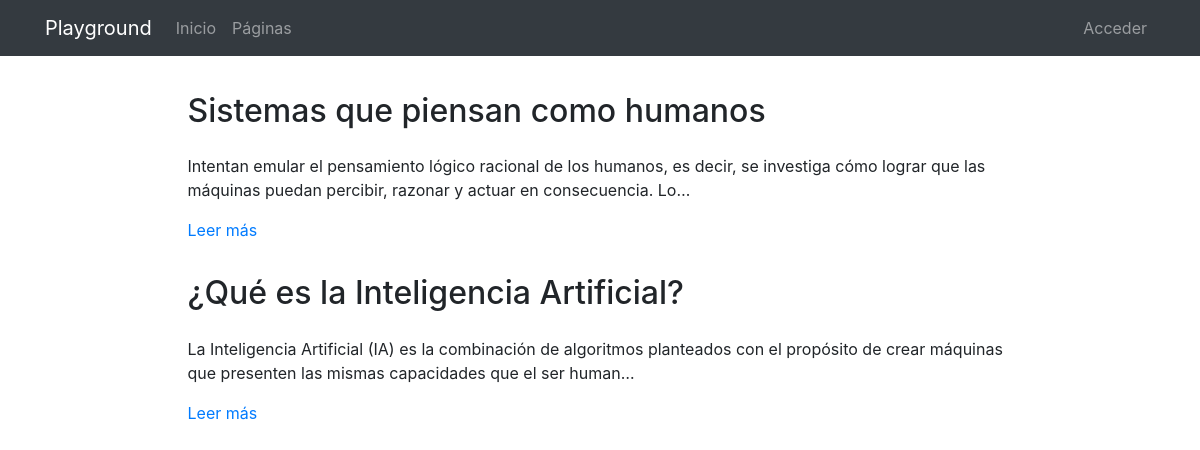
The page /pages/ on the database its author committed.
### pages/models.py (models this page shows, shortened)
class Page(models.Model):
    title = models.CharField(verbose_name="Título", max_length=200)
    content = RichTextField(verbose_name="Contenido")
    order = models.SmallIntegerField(verbose_name="Orden", default=0)
    created = models.DateTimeField(auto_now_add=True, verbose_name="Fecha de creación")
    updated = models.DateTimeField(auto_now=True, verbose_name="Fecha de edición")
    class Meta:
        verbose_name = "página"
        verbose_name_plural = "páginas"
        ordering = ['order', 'title']

### pages/views.py (the view)
# urls.py: path('', PageListView.as_view(), name='pages'),
class PageListView(ListView):
    model = Page

### pages/templates/pages/page_list.html (shortened to what this page needs)
{% extends 'core/base.html' %}
{% load static %}
{% block content %}
<main role="main">
  <div class="container mb-4">
    {% for page in object_list %}
      <div class="row mt-3">
        <div class="col-md-9 mx-auto">
          <h2 class="mb-4">{{page.title}}</h2>
          <div>
            <p>{{page.content|striptags|safe|truncatechars:"200"}}</p>
            <p><a href="{% url 'page' page.id page.title|slugify %}">Leer más</a>
            </p>
          </div>
        </div>
      </div>
    {% endfor %}
  </div>
</main>
{% endblock %}

### core/templates/core/base.html (shortened to what this page needs)
<!DOCTYPE html>
<html lang="es">
  <head>
    {% load static %}
    <link href="{% static 'core/vendor/bootstrap/css/bootstrap.min.css' %}" rel="stylesheet">
    <link href="{% static 'core/vendor/font-awesome/css/font-awesome.min.css' %}" rel="stylesheet" type="text/css">
    <link href="{% static 'core/css/main.css' %}" rel="stylesheet">
  </head>
  <body>
    <body>
      <nav class="navbar navbar-expand-lg navbar-dark bg-dark">
        <div class="container">
          <a class="navbar-brand" href="{% url 'home' %}">Playground</a>
          <div class="collapse navbar-collapse" id="ned">
            <ul class="navbar-nav mr-auto">
              <li class="nav-item">
                <a class="nav-link" href="{% url 'home' %}">Inicio</a>
              </li>
              <li class="nav-item">
                <a class="nav-link" href="{% url 'pages' %}">Páginas</a>
              </li>
            </ul>
            <ul class="navbar-nav">
              <li class="nav-item">
                <a class="nav-link" href="/admin/">
                  {% if request.user.is_staff %}Admin{% else %}Acceder{% endif %}
                </a>
              </li>
            </ul>
          </div>
        </div>
      </nav>
      {% block content %}{% endblock %}
  </body>
</html>

### core/static/core/css/main.css (style rules this page uses)
main { padding-top: 20px; }
:root { --jumbotron-padding-y: 3rem; }

### rows shown on the page
Page: title "Sistemas que piensan como humanos", content "Intentan emular el pensamiento lógico racional de los humanos, es decir, se investiga cómo lograr que las máquinas puedan percibir, razonar y actuar en consecuencia. Lo…"
Page: title "¿Qué es la Inteligencia Artificial?", content "La Inteligencia Artificial (IA) es la combinación de algoritmos planteados con el propósito de crear máquinas que presenten las mismas capacidades que el ser human…"
